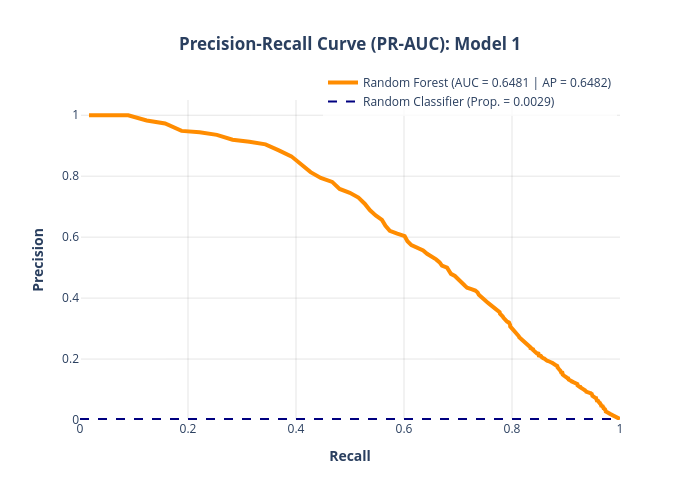

The cell this chart's notebook holds for it:
### Code cell
precision, recall, thresholds = precision_recall_curve(y_test, test_probs_1)
pr_auc_score = auc(recall, precision)
ap_score = average_precision_score(y_test, test_probs_1)

PRAUC_df = pl.DataFrame({"Recall": recall, "Precision": precision})

light_PRAUC_df = PRAUC_df.gather_every(50)
baseline = float(y_test.sum() / len(y_test))

fig = px.line(
    light_PRAUC_df, 
    x='Recall', 
    y='Precision',
    title='<b>Precision-Recall Curve (PR-AUC): Model 1</b>',
    labels={'Recall': '<b>Recall<b>', 'Precision': '<b>Precision<b>'}
)

fig.update_traces(
    line=dict(color='darkorange', width=4),
    name=f'Random Forest (AUC = {pr_auc_score:.4f} | AP = {ap_score:.4f})',
    showlegend=True,
    hovertemplate='<b>Recall:</b> %{x:.4f}<br><b>Precision:</b> %{y:.4f}<extra></extra>'
)

fig.add_shape(
    type="line", x0=0, y0=baseline, x1=1, y1=baseline,
    line=dict(color="navy", width=2, dash="dash"),
)

fig.add_trace(px.scatter(x=[None], y=[None], labels={'x':'', 'y':''}).data[0])

fig.data[-1].update(
    name=f'Random Classifier (Prop. = {baseline:.4f})', 
    showlegend=True, mode='lines',
    line=dict(color="navy", width=2, dash="dash")
)

fig.update_layout(
    width=700, height=500, title_x=0.5, autosize=False,
    xaxis=dict(range=[0.0, 1.0], gridcolor='rgba(0,0,0,0.1)'),
    yaxis=dict(range=[0.0, 1.05], gridcolor='rgba(0,0,0,0.1)'),
    plot_bgcolor='white',
    legend=dict(x=0.45, y=1.1, bgcolor='rgba(255, 255, 255, 0.8)')
)

fig.show()

### Figure 1 — Plotly figure (JSON) as saved in the notebook; plotly's stock layout.template omitted (floating-point values rounded to 4 significant figures; data arrays with more than 128 entries replaced by an {"elided": "..."} marker saying what was removed)
{"data": [{"hovertemplate": "<b>Recall:</b> %{x:.4f}<br><b>Precision:</b> %{y:.4f}<extra></extra>", "legendgroup": "", "line": {"color": "darkorange", "dash": "solid", "width": 4}, "marker": {"symbol": "circle"}, "mode": "lines", "name": "Random Forest (AUC = 0.6481 | AP = 0.6482)", "orientation": "v", "showlegend": true, "type": "scatter", "x": {"elided": "857 float values"}, "xaxis": "x", "y": {"elided": "857 float values"}, "yaxis": "y"}, {"hovertemplate": "=%{y}<extra></extra>", "legendgroup": "", "line": {"color": "navy", "dash": "dash", "width": 2}, "marker": {"color": "#636efa", "symbol": "circle"}, "mode": "lines", "name": "Random Classifier (Prop. = 0.0029)", "orientation": "v", "showlegend": true, "type": "scatter", "x": [null], "xaxis": "x", "y": [null], "yaxis": "y"}], "layout": {"autosize": false, "height": 500, "legend": {"bgcolor": "rgba(255, 255, 255, 0.8)", "tracegroupgap": 0, "x": 0.45, "y": 1.1}, "plot_bgcolor": "white", "shapes": [{"line": {"color": "navy", "dash": "dash", "width": 2}, "type": "line", "x0": 0, "x1": 1, "y0": 0.002941, "y1": 0.002941}], "title": {"text": "<b>Precision-Recall Curve (PR-AUC): Model 1</b>", "x": 0.5}, "width": 700, "xaxis": {"anchor": "y", "domain": [0, 1], "gridcolor": "rgba(0,0,0,0.1)", "range": [0, 1], "title": {"text": "<b>Recall<b>"}}, "yaxis": {"anchor": "x", "domain": [0, 1], "gridcolor": "rgba(0,0,0,0.1)", "range": [0, 1.05], "title": {"text": "<b>Precision<b>"}}}}
